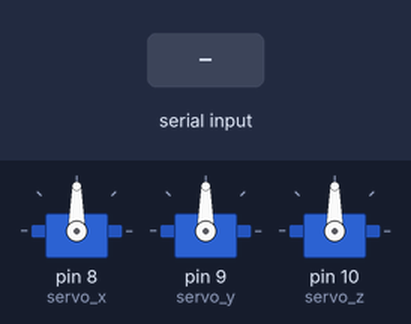
Bench run of a sketch on a simulated Arduino Uno, built with avr-gcc and run on an emulated ATmega328P. Shown: 3 × servo. The inputs (shaded band) are chosen by the test bench.

Above: at 2.2 s.
2.3 s: "90,45,200\n" received over Serial
At 3.5 s:
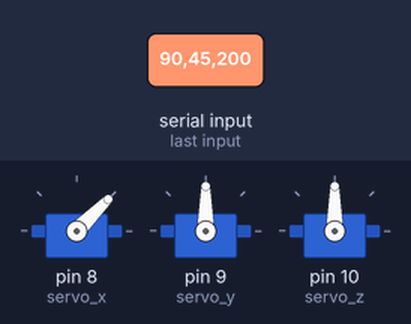
3.8 s: "30,150,10\n" received over Serial
At 4.7 s:
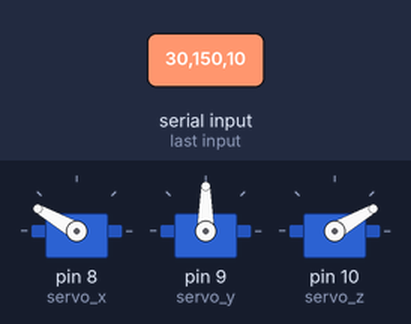
5.3 s: "5\n" received over Serial
At 5.7 s:
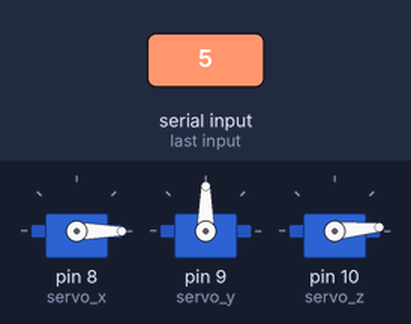
6.8 s: "90\n" received over Serial
At 8.0 s:
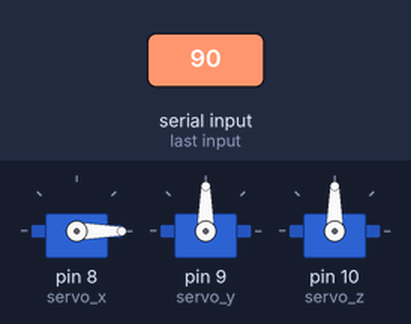
8.3 s: "200\n" received over Serial
At 9.2 s:
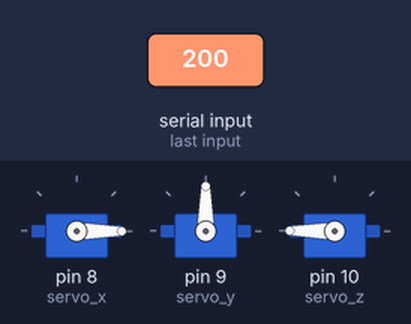
9.8 s: "1,90\n" received over Serial
At 10.3 s:
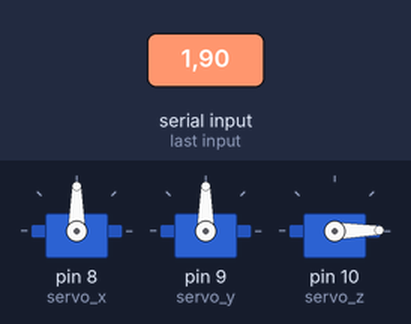
Timing chart, 0 to 12.3 s (numbered marks = the images above; inputs shaded):
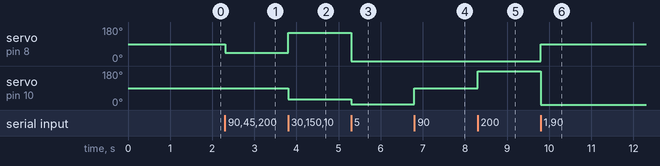

The sketch:

arduino_simple_noPID_noMPU.ino
```cpp
#include <Servo.h>
Servo servo_x;
Servo servo_y;
Servo servo_z;
// how much serial data we expect before a newline
const unsigned int MAX_INPUT = 7;
int nilaiX = map(0, -90, 90, 0, 180);
int nilaiY = map(0, -90, 90, 0, 180);
int raspiX = 90;
int raspiY = 90;

void setup() {
  // put your setup code here, to run once:
  Serial.begin(115200);

  servo_x.attach(8);                  // Set pin 8 untuk servo x
  servo_y.attach(9);                  // Set pin 9 untuk servo y
  servo_z.attach(10);                 // Set pin 10 untuk servo z

  servo_x.write(90);                  // Set posisi servo x ke 90 derajat
  servo_y.write(90);                  // Set posisi servo y ke 90 derajat
  servo_z.write(90);                  // Set posisi servo z ke 90 derajat
  delay(1000);                        // Memberikan delay agar servo sampai ke posisi set point


}

// split the data into its parts
void parseData(const char * data) {

  char * strtokIndx; // this is used by strtok() as an index

  strtokIndx = strtok(data, ","); // this continues where the previous call left off
  raspiX = atoi(strtokIndx);     // convert this part to an integer

  strtokIndx = strtok(NULL, ",");
  raspiY = atoi(strtokIndx);     // convert this part to a float

}

// here to process incoming serial data after a terminator received
void process_data (const char * data)
  {
  // for now just display it
  // (but you could compare it to some value, convert to an integer, etc.)
  parseData(data);

  }  // end of process_data


void processIncomingByte (const byte inByte)
  {
  static char input_line [MAX_INPUT];
  static unsigned int input_pos = 0;

  switch (inByte)
    {

    case '\n':   // end of text
      input_line [input_pos] = 0;  // terminating null byte

      // terminator reached! process input_line here ...
      process_data (input_line);

      // reset buffer for next time
      input_pos = 0;
      break;

    default:
      // keep adding if not full ... allow for terminating null byte
      if (input_pos < (MAX_INPUT - 1))
        input_line [input_pos++] = inByte;
      break;

    }  // end of switch

  } // end of processIncomingByte

void loop() {
  // put your main code here, to run repeatedly:
  if (Serial.available() > 0) {
    processIncomingByte (Serial.read ());
  }
  //if (RaspiZ > -20 && RaspiZ < 20 && RaspiX > -20 && RaspiX < 20) {
    nilaiX = map(raspiX,-90,90,0,180);
    nilaiY = map(raspiY,-90,90,0,180);
  //}

  servo_x.write(raspiY);                  // sets the servo position according to the scaled value
  servo_y.write(90);                  // sets the servo position according to the scaled value
  servo_z.write(raspiX);                  // sets the servo position according to the scaled value

  /*
  Serial.print("X = ");
  Serial.print(nilaiX);
  Serial.print("      Y = ");
  Serial.println(nilaiY);
  Serial.print("raspi X = ");
  Serial.print(raspiX);
  Serial.print("      raspi Y = ");
  Serial.println(raspiY);
  */


}
```

Measured:
- after the input at 2.3 s, servo on pin 8 (servo_x): 90° → 45° at once
- after the input at 3.8 s, servo on pin 8 (servo_x): 45° → 150° at once; servo on pin 10 (servo_z): 90° → 30° at once
- after the input at 5.3 s, servo on pin 8 (servo_x): 150° → 0° at once; servo on pin 10 (servo_z): 30° → 5° at once
- after the input at 6.8 s, servo on pin 10 (servo_z): 5° → 90° at once
- after the input at 8.3 s, servo on pin 10 (servo_z): 90° → 180° at once
- after the input at 9.8 s, servo on pin 8 (servo_x): 0° → 90° at once; servo on pin 10 (servo_z): 180° → 1° at once
